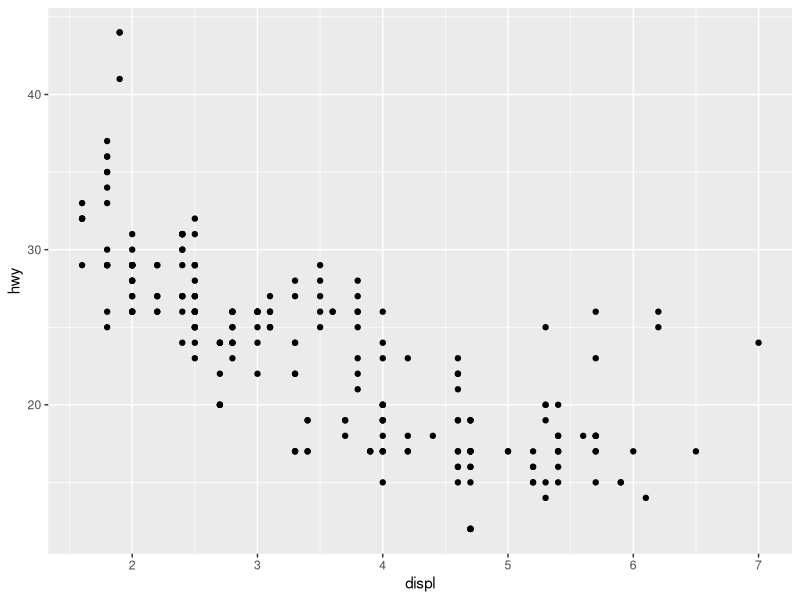
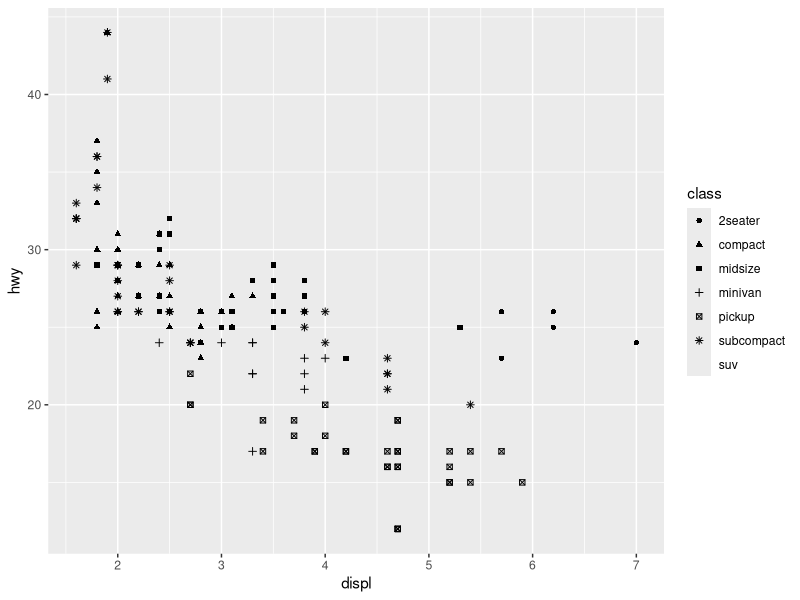

Here is the R script that generated these plots, in order:
## ---- chunk 1
#| include: false
#| warning: false
#| message: false
suppressPackageStartupMessages({
  library(ggplot2)
  library(dplyr)
})
## ---- chunk 2
ggplot(mpg, aes(x = displ, y = hwy)) +
    geom_point()
## ---- chunk 3
ggplot(mpg, aes(displ,hwy, shape = class)) +
    geom_point()
